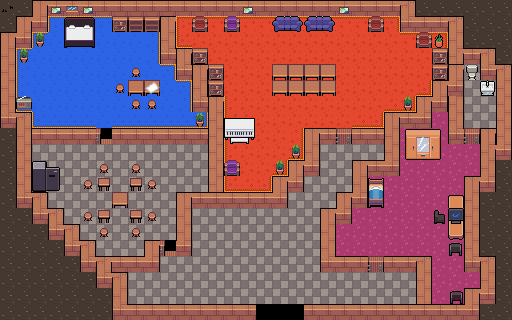

Rendered tile map (Tiled .tmx) drawn with the repository's tilesets; below, a short description and the map source with its tile grids summarised:
An orthogonal 32x20 tile map with 16x16 px tiles, 3 tile layers (ground, obstacles, items), 4 tilesets and 14 objects (back_home_door, home_door_1, home_door_2, home_door_3, table_paper, ...).

<map version="1.10" tiledversion="1.11.2" orientation="orthogonal" renderorder="right-down" width="32" height="20" tilewidth="16" tileheight="16" infinite="0" nextlayerid="8" nextobjectid="18">
 <properties>
  <property name="defaultposX" value="17" />
  <property name="defaultposY" value="17" />
 </properties>
 <tileset firstgid="1" source="home_tileset.tsx" />
 <tileset firstgid="217" source="sheetofpaper.tsx" />
 <tileset firstgid="218" source="tileset_map.tsx" />
 <tileset firstgid="893" source="house_fourniture.tsx" />
 <layer id="2" name="ground" width="32" height="20">
  <data>[640 cells, 496 non-empty, 23 distinct tile ids]</data>
 </layer>
 <layer id="1" name="obstacles" width="32" height="20">
  <data>[640 cells, 260 non-empty, 51 distinct tile ids]</data>
 </layer>
 <layer id="6" name="items" width="32" height="20">
  <data>[640 cells, 3 non-empty, 3 distinct tile ids]</data>
 </layer>
 <objectgroup id="7" name="Zones">
  <object id="17" x="0" y="0" width="513.25" height="320.5">
   <properties>
    <property name="name" value="Home" />
   </properties>
  </object>
 </objectgroup>
 <objectgroup id="3" name="Interaction">
  <object id="2" template="../../../../Downloads/door.tx" name="back_home_door" x="249.594" y="293.77" width="60.1898" height="27.61">
   <properties>
    <property name="destinationC" value="21" />
    <property name="destinationL" value="9" />
    <property name="destinationMap" value="map" />
    <property name="state" value="true" />
   </properties>
  </object>
  <object id="4" name="home_door_1" x="94.5455" y="120" width="20.1818" height="31.8182">
   <properties>
    <property name="locked" value="false" />
    <property name="posC" value="6" />
    <property name="posL" value="8" />
    <property name="state" value="true" />
    <property name="type" value="normal_door" />
   </properties>
  </object>
  <object id="6" name="home_door_2" x="331.879" y="121" width="23.8485" height="31.8182">
   <properties>
    <property name="key" value="Secret key" />
    <property name="locked" value="true" />
    <property name="posC" value="21" />
    <property name="posL" value="8" />
    <property name="state" value="false" />
    <property name="type" value="normal_door" />
   </properties>
  </object>
  <object id="7" name="home_door_3" x="460.379" y="121.333" width="23.8485" height="31.8182">
   <properties>
    <property name="locked" value="false" />
    <property name="posC" value="29" />
    <property name="posL" value="8" />
    <property name="state" value="false" />
    <property name="type" value="normal_door" />
   </properties>
  </object>
  <object id="5" name="table_paper" x="142.545" y="72" width="33.1818" height="31.8182">
   <properties>
    <property name="posC" value="9" />
    <property name="posL" value="5" />
    <property name="state" value="true" />
    <property name="type" value="readable_paper" />
   </properties>
  </object>
  <object id="8" name="home_armoire_vide_1" x="145" y="24.3333" width="13.6667" height="15.3333">
   <properties>
    <property name="content" value="" />
    <property name="posC" value="9" />
    <property name="posL" value="1" />
    <property name="type" value="armoire" />
   </properties>
  </object>
  <object id="9" name="home_armoire_cle" x="112.833" y="25.6667" width="13.6667" height="15.3333">
   <properties>
    <property name="content" value="secret_key" />
    <property name="posC" value="7" />
    <property name="posL" value="1" />
    <property name="type" value="armoire" />
   </properties>
  </object>
  <object id="10" name="home_armoire_vide_2" x="192.5" y="49" width="30" height="15.3333">
   <properties>
    <property name="content" value="" />
    <property name="posC" value="12" />
    <property name="posL" value="3" />
    <property name="type" value="armoire" />
   </properties>
  </object>
  <object id="11" name="home_armoire_timmy" x="207.333" y="80.3333" width="30" height="15.3333">
   <properties>
    <property name="content" value="Photo de timmy" />
    <property name="posC" value="12" />
    <property name="posL" value="3" />
    <property name="type" value="armoire" />
   </properties>
  </object>
  <object id="12" name="home_armoire_vide_4" x="417.667" y="49" width="30" height="15.3333">
   <properties>
    <property name="content" value="" />
    <property name="posC" value="27" />
    <property name="posL" value="3" />
    <property name="type" value="armoire" />
   </properties>
  </object>
  <object id="14" name="home_radio" x="12.5758" y="87.7576" width="30.1818" height="23.4849">
   <properties>
    <property name="locked" value="false" />
    <property name="posC" value="1" />
    <property name="posL" value="6" />
    <property name="state" value="off" />
    <property name="type" value="radio" />
   </properties>
  </object>
  <object id="15" name="home_door_4" x="364.076" y="248.591" width="23.8485" height="31.8182">
   <properties>
    <property name="locked" value="false" />
    <property name="posC" value="23" />
    <property name="posL" value="16" />
    <property name="state" value="false" />
    <property name="type" value="normal_door" />
   </properties>
  </object>
  <object id="16" name="home_door_5" x="158.576" y="234.091" width="20.1818" height="31.8182">
   <properties>
    <property name="locked" value="false" />
    <property name="posC" value="10" />
    <property name="posL" value="15" />
    <property name="state" value="true" />
    <property name="type" value="normal_door" />
   </properties>
  </object>
 </objectgroup>
</map>
